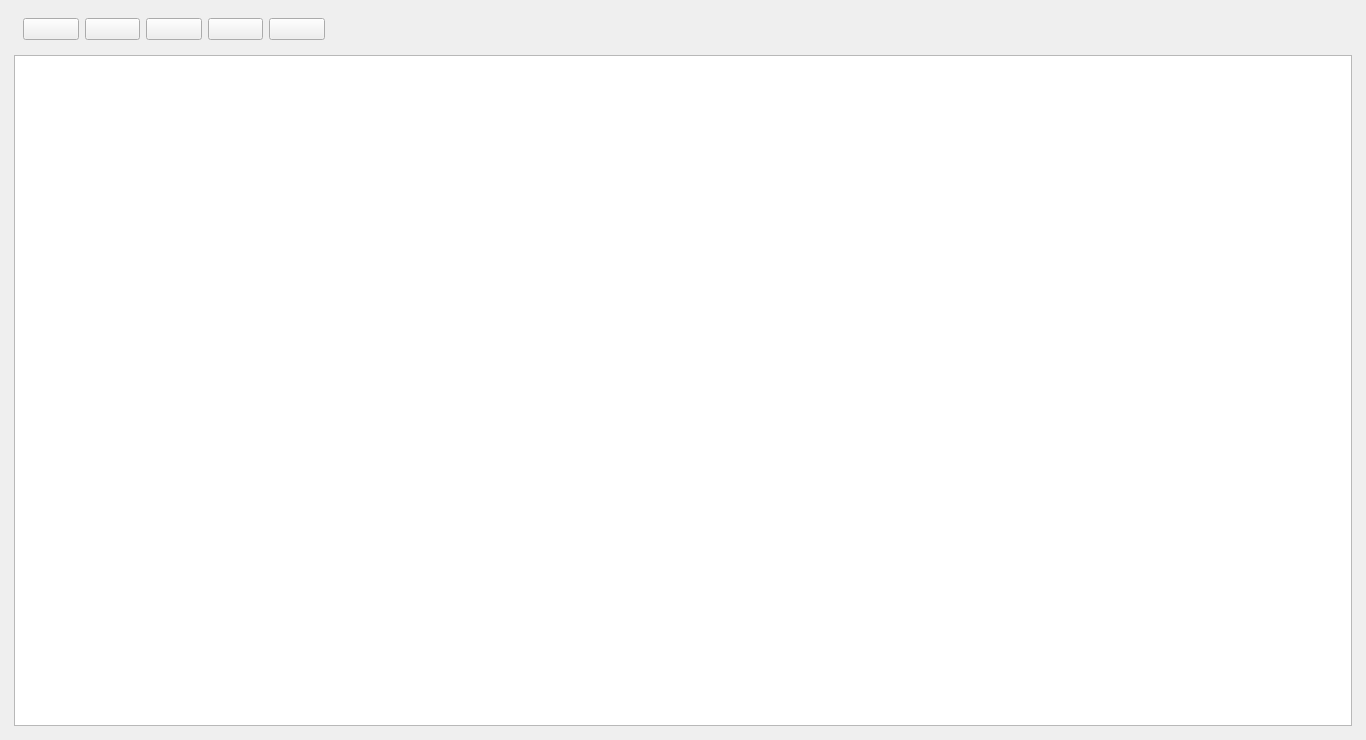
<?xml version="1.0" encoding="UTF-8"?>
<ui version="4.0">
 <class>winMain</class>
 <widget class="QMainWindow" name="winMain">
  <property name="geometry">
   <rect>
    <x>0</x>
    <y>0</y>
    <width>1366</width>
    <height>740</height>
   </rect>
  </property>
  <property name="windowTitle">
   <string>DataDoctor</string>
  </property>
  <property name="windowIcon">
   <iconset>
    <normaloff>Icons/DataDoctor.png</normaloff>Icons/DataDoctor.png</iconset>
  </property>
  <property name="autoFillBackground">
   <bool>false</bool>
  </property>
  <property name="styleSheet">
   <string notr="true">font: 57 12pt &quot;TerminessTTF Nerd Font&quot;;</string>
  </property>
  <widget class="QWidget" name="centralwidget">
   <layout class="QGridLayout" name="gridLayout">
    <item row="1" column="0">
     <spacer name="verticalSpacer">
      <property name="orientation">
       <enum>Qt::Orientation::Vertical</enum>
      </property>
      <property name="sizeHint" stdset="0">
       <size>
        <width>5</width>
        <height>40</height>
       </size>
      </property>
     </spacer>
    </item>
    <item row="4" column="1">
     <spacer name="horizontalSpacer">
      <property name="orientation">
       <enum>Qt::Orientation::Horizontal</enum>
      </property>
      <property name="sizeHint" stdset="0">
       <size>
        <width>40</width>
        <height>5</height>
       </size>
      </property>
     </spacer>
    </item>
    <item row="1" column="1">
     <widget class="QTableWidget" name="mainTable">
      <property name="sortingEnabled">
       <bool>true</bool>
      </property>
     </widget>
    </item>
    <item row="1" column="2">
     <spacer name="verticalSpacer_2">
      <property name="orientation">
       <enum>Qt::Orientation::Vertical</enum>
      </property>
      <property name="sizeHint" stdset="0">
       <size>
        <width>5</width>
        <height>40</height>
       </size>
      </property>
     </spacer>
    </item>
    <item row="0" column="1">
     <widget class="QWidget" name="widget" native="true">
      <property name="minimumSize">
       <size>
        <width>0</width>
        <height>0</height>
       </size>
      </property>
      <property name="maximumSize">
       <size>
        <width>320</width>
        <height>16777215</height>
       </size>
      </property>
      <layout class="QGridLayout" name="gridLayout_2">
       <item row="0" column="3">
        <widget class="QPushButton" name="btnDarkMode">
         <property name="baseSize">
          <size>
           <width>32</width>
           <height>32</height>
          </size>
         </property>
         <property name="toolTip">
          <string>Toggle Dark Mode</string>
         </property>
         <property name="text">
          <string/>
         </property>
         <property name="icon">
          <iconset>
           <selectedoff>Icons/Light.png</selectedoff>
           <selectedon>Icons/Dark.png</selectedon>
          </iconset>
         </property>
         <property name="iconSize">
          <size>
           <width>36</width>
           <height>36</height>
          </size>
         </property>
         <property name="checkable">
          <bool>true</bool>
         </property>
        </widget>
       </item>
       <item row="0" column="2">
        <widget class="QPushButton" name="btnExportCSV">
         <property name="toolTip">
          <string>Export to CSV</string>
         </property>
         <property name="text">
          <string/>
         </property>
         <property name="icon">
          <iconset>
           <normalon>Icons/ExportCSV.png</normalon>
          </iconset>
         </property>
         <property name="iconSize">
          <size>
           <width>36</width>
           <height>36</height>
          </size>
         </property>
        </widget>
       </item>
       <item row="0" column="4">
        <widget class="QPushButton" name="btnInfo">
         <property name="toolTip">
          <string>Information</string>
         </property>
         <property name="text">
          <string/>
         </property>
         <property name="icon">
          <iconset>
           <normalon>Icons/Info.png</normalon>
          </iconset>
         </property>
         <property name="iconSize">
          <size>
           <width>36</width>
           <height>36</height>
          </size>
         </property>
        </widget>
       </item>
       <item row="0" column="1">
        <widget class="QPushButton" name="btnDataDictionary">
         <property name="baseSize">
          <size>
           <width>32</width>
           <height>32</height>
          </size>
         </property>
         <property name="toolTip">
          <string>Data Dictionary</string>
         </property>
         <property name="text">
          <string/>
         </property>
         <property name="icon">
          <iconset>
           <normalon>Icons/Book.png</normalon>
          </iconset>
         </property>
         <property name="iconSize">
          <size>
           <width>36</width>
           <height>36</height>
          </size>
         </property>
         <property name="checkable">
          <bool>false</bool>
         </property>
        </widget>
       </item>
       <item row="0" column="0">
        <widget class="QPushButton" name="btnQuery">
         <property name="text">
          <string/>
         </property>
         <property name="icon">
          <iconset>
           <normalon>Icons/PublicQuery.png</normalon>
          </iconset>
         </property>
         <property name="iconSize">
          <size>
           <width>36</width>
           <height>36</height>
          </size>
         </property>
        </widget>
       </item>
      </layout>
     </widget>
    </item>
   </layout>
  </widget>
  <action name="actionExit">
   <property name="text">
    <string>Exit</string>
   </property>
  </action>
  <action name="actionDataDictionary">
   <property name="text">
    <string>Data Dictionary</string>
   </property>
  </action>
  <action name="actionAboutCipher">
   <property name="text">
    <string>About Cipher</string>
   </property>
  </action>
  <action name="actionDarkMode">
   <property name="checkable">
    <bool>true</bool>
   </property>
   <property name="checked">
    <bool>false</bool>
   </property>
   <property name="text">
    <string>Dark Mode</string>
   </property>
  </action>
 </widget>
 <tabstops>
  <tabstop>btnQuery</tabstop>
  <tabstop>btnDataDictionary</tabstop>
  <tabstop>btnExportCSV</tabstop>
  <tabstop>btnDarkMode</tabstop>
  <tabstop>btnInfo</tabstop>
  <tabstop>mainTable</tabstop>
 </tabstops>
 <resources/>
 <connections/>
</ui>
